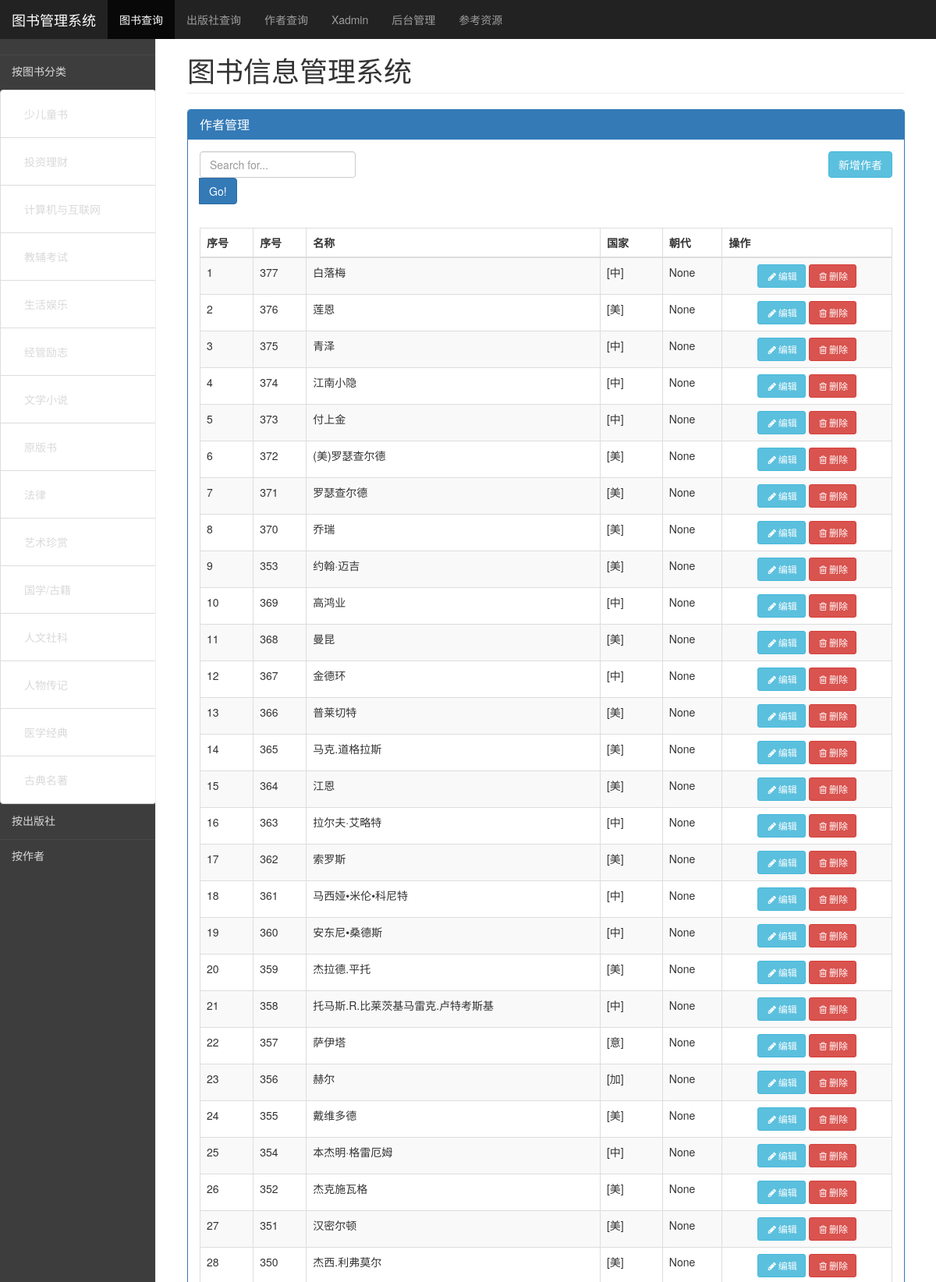
The page /author/list/ (upper part) on the database its author committed.
### base/models.py (models this page shows)
class Category(models.Model):
    category = models.CharField('图书分类',max_length=255,null=True,blank=True,unique=True)
    tag = models.CharField(max_length=255,null=True,blank=True)
    order = models.IntegerField('排序', null=True, blank=True)
    create_time = models.DateTimeField('创建时间', null=True, blank=True,auto_now_add=True)
    update_time = models.DateTimeField('更新时间', null=True, blank=True, auto_now=True)
    create_user = models.ForeignKey(settings.AUTH_USER_MODEL, verbose_name='创建人', on_delete=models.CASCADE, null=True, blank=True)
    def __str__(self):
        return self.category
    class Meta:
        verbose_name = "图书分类"
        verbose_name_plural = "图书分类"

class Country(models.Model):
    country = models.CharField('国家',max_length=255,null=True,blank=True,unique=True)
    tag = models.CharField('国家简写',max_length=255,null=True,blank=True)
    order = models.IntegerField('排序', null=True, blank=True)
    create_time = models.DateTimeField('创建时间', null=True, blank=True,auto_now_add=True)
    update_time = models.DateTimeField('更新时间', null=True, blank=True, auto_now=True)
    create_user = models.ForeignKey(settings.AUTH_USER_MODEL, verbose_name='创建人', on_delete=models.CASCADE, null=True, blank=True)
    def __str__(self):
        return self.tag
    class Meta:
        verbose_name = "国家"
        verbose_name_plural = "国家"

### book/models.py (models this page shows, shortened)
class Author(models.Model):
    id = models.AutoField(verbose_name='序号', primary_key=True)
    name = models.CharField(verbose_name='姓名', max_length=64)
    name_en = models.CharField(verbose_name='英文名字', max_length=64,null=True,blank=True)
    name_pinyin=models.SlugField('名称拼音',max_length=300,null=True,blank=True)
    display_name=models.CharField('显示名称',max_length=300,null=True,blank=True)
    country = models.ForeignKey('base.Country',verbose_name='国家',on_delete=models.CASCADE,default=1,max_length=64,null=True,blank=True)
    gender = models.CharField(max_length=6, choices=GENDER_CHOICES, default="male", verbose_name="性别")
    times = models.ForeignKey('base.Times',verbose_name='年代',on_delete=models.CASCADE, default=0,null=True,blank=True)
    dynasty = models.ForeignKey('base.Dynasty',verbose_name='朝代', on_delete=models.CASCADE,default=0,null=True,blank=True)
    imgsrc = models.ImageField(upload_to='static/images/authors', verbose_name=u"图片封面",null=True,blank=True)
    image =  StdImageField(upload_to='static/images/authors', blank=True, variations={'thumbnail': (100, 75)},  verbose_name=u'图片封面' )
    introduce = models.TextField(verbose_name='简介', null=True,blank=True)
    books = models.ManyToManyField(to=Book,related_name='author2books',verbose_name='作品',blank=True)
    order = models.IntegerField('排序', null=True, blank=True)
    create_time = models.DateTimeField('创建时间', null=True, blank=True,auto_now_add=True)
    update_time = models.DateTimeField('更新时间', null=True, blank=True, auto_now=True)
    create_user = models.ForeignKey(settings.AUTH_USER_MODEL, verbose_name='创建人', on_delete=models.CASCADE, null=True, blank=True)
    def __str__(self):
        if self.country.__str__()=='[中]':
            if self.dynasty is not None:
                return self.name+""+self.dynasty.__str__()
        elif self.country is not None:
            return self.name+""+self.country.__str__()
        return self.name
    class Meta:
        verbose_name = "作者"
        verbose_name_plural = "作者"

### book/views.py (the view)
# urls.py: url(r'^author/list/', views.author_list),     # 作者列表
def author_list(request):
    author = models.Author.objects.all().order_by('-update_time')
    return render(request, 'author_list.html', {'author_list': author})

### base/models.py (called while the page is built)
    def __str__(self):
        return self.dynasty

### book/context_processors.py (called while the page is built)
def book_context(request):
    category = Category.objects.all().order_by('order')
    publishers = Publisher.objects.all().order_by('name_pinyin')
    authors = Author.objects.all().order_by('name_pinyin')
    context = {
     "category": category,
     "publishers": publishers,
     "authors": authors,
     }
    return context

### book/models.py (called while the page is built)
    def __str__(self):
        return self.name

### templates/author_list.html (shortened to what this page needs)
{% extends 'base.html' %}
{% block content %}
    <div class="col-sm-9 col-sm-offset-3 col-md-10 col-md-offset-2 main">
        <h1 class="page-header">图书信息管理系统</h1>
            <div class="panel panel-primary">
                <div class="panel-heading">
                    <h3 class="panel-title">作者管理</h3>
                </div>
                <div class="panel-body">
                    <div class="row table-toolbar">
                        <div class="col-md-3 col-sm-6">
                           <form action="/author/search/">
                                <div class="form-group">
                                    <input name="q" type="text" class="form-control" id="q" placeholder="Search for...">
                                    <span class="input-group-btn">
                                        <button class="btn btn-primary btn-search" type="submit">Go!</button>
                                    </span>
                                </div>
                            </form>
                        </div>
                        <div class="col-md-3 col-sm-6 pull-right add-btn">
                            <a href="/author/add/" class="btn btn-info pull-right">新增作者</a>
                        </div>
                    </div>
                    <table class="table table-striped table-bordered">
                        <thead>
                            <tr><th>序号</th>
                                <th>序号</th>
                                <th>名称</th>
                                <th>国家</th>
                                <th>朝代</th>
                                <th>操作</th>
                            </tr>
                        </thead>
                        <tbody>
                        {% for author in author_list %}
                             <tr>
                                <td>{{ forloop.counter }}</td>
                                <td>{{ author.id }}</td>
                                <td>{{ author.name }}</td>
                                <td>{{ author.country }}</td>
                                <td>{{ author.dynasty }}</td>
                                <td class="text-center">
                                    <a class="btn btn-info btn-sm" href="/author/edit/?id={{ author.id }}"><i
                                            class="fa fa-pencil fa-fw"
                                            aria-hidden="true"></i>编辑
                                    </a>
                                    <a class="btn btn-danger btn-sm" href="/author/del/?id={{ author.id }}"><i
                                            class="fa fa-trash-o fa-fw"
                                            aria-hidden="true"></i>删除
                                    </a>
                                </td>
                            </tr>
                          {% endfor %}
                         </tbody>
                    </table>
                </div>
            </div>
    </div>
{% endblock %}

### templates/left.html (shortened to what this page needs)
<div class="container-fluid">
    <div class="row">
        <div class="col-sm-3 col-md-2 sidebar collapse" id="my-menu">
            <div class="my-menu-item" data-target="#menu-son1" data-toggle="collapse"><a>按图书分类</a></div>
            <ul class="nav nav-sidebar " id="menu-son1">
                {% for p in category %}
				       <li class="list-group-item"><a href="{% url 'category' id=p.id %}">{{p}}</a></li>
				{% endfor %}
            </ul>
            <div class="my-menu-item" href="#menu-son2" data-toggle="collapse"><a>按出版社</a></div>
            <div class="my-menu-item" href="#menu-son3" data-toggle="collapse"><a>按作者</a></div>
        </div>

### static/dashboard.css (style rules this page uses)
body { padding-top: 50px; }
.sidebar { display: none; }
@media (min-width: 768px) { .sidebar { position: fixed; top: 50px; bottom: 0; left: 0; z-index: 1000; display: block; padding: 20px; overflow-x: hidden; overflow-y: auto; background-color: #3d3d3d; border-right: 1px solid #eee; } }
.nav-sidebar { margin-right: -21px; margin-bottom: 20px; margin-left: -20px; }
.nav-sidebar > li > a { padding-right: 20px; padding-left: 20px; }
.main { padding: 20px; }
@media (min-width: 768px) { .main { padding-right: 40px; padding-left: 40px; } }
.main .page-header { margin-top: 0; }

### static/my-style.css (style rules this page uses)
body { padding-top: 50px; }
.table-toolbar { margin-bottom: 15px; }
.my-menu-item { height: 45px; margin-left: -20px; margin-right: -20px; background-color: #3d3d3d; border-top: 1px solid #484848; }
#my-menu a { position: relative; display: block; padding: 10px 15px; background-color: transparent; cursor: pointer; color: #d9d9d9; }
.nav-sidebar { margin-bottom: 0; }

### rows shown on the page
Category: category "少儿童书"
Category: category "投资理财"
Category: category "计算机与互联网"
Category: category "教辅考试"
Category: category "生活娱乐"
Category: category "经管励志"
Category: category "文学小说"
Category: category "原版书"
Category: category "法律"
Category: category "艺术珍赏"
Category: category "国学/古籍"
Category: category "人文社科"
Category: category "人物传记"
Category: category "医学经典"
Category: category "古典名著"
Author: id "377", name "白落梅", country "[中]", dynasty "None"
Author: id "376", name "莲恩", country "[美]", dynasty "None"
Author: id "375", name "青泽", country "[中]", dynasty "None"
Author: id "374", name "江南小隐", country "[中]", dynasty "None"
Author: id "373", name "付上金", country "[中]", dynasty "None"
Author: id "372", name "(美)罗瑟查尔德", country "[美]", dynasty "None"
Author: id "371", name "罗瑟查尔德", country "[美]", dynasty "None"
Author: id "370", name "乔瑞", country "[美]", dynasty "None"
Author: id "353", name "约翰·迈吉", country "[美]", dynasty "None"
Author: id "369", name "高鸿业", country "[中]", dynasty "None"
Author: id "368", name "曼昆", country "[美]", dynasty "None"
Author: id "367", name "金德环", country "[中]", dynasty "None"
Author: id "366", name "普莱切特", country "[美]", dynasty "None"
Author: id "365", name "马克.道格拉斯", country "[美]", dynasty "None"
Author: id "364", name "江恩", country "[美]", dynasty "None"
Author: id "363", name "拉尔夫·艾略特", country "[中]", dynasty "None"
Author: id "362", name "索罗斯", country "[美]", dynasty "None"
Author: id "361", name "马西娅•米伦•科尼特", country "[中]", dynasty "None"
Author: id "360", name "安东尼•桑德斯", country "[中]", dynasty "None"
Author: id "359", name "杰拉德.平托", country "[美]", dynasty "None"
Author: id "358", name "托马斯.R.比莱茨基马雷克.卢特考斯基", country "[中]", dynasty "None"
Author: id "357", name "萨伊塔", country "[意]", dynasty "None"
Author: id "356", name "赫尔", country "[加]", dynasty "None"
Author: id "355", name "戴维多德", country "[美]", dynasty "None"
Author: id "354", name "本杰明·格雷厄姆", country "[中]", dynasty "None"
Author: id "352", name "杰克施瓦格", country "[美]", dynasty "None"
Author: id "351", name "汉密尔顿", country "[美]", dynasty "None"
Author: id "350", name "杰西.利弗莫尔", country "[美]", dynasty "None"
